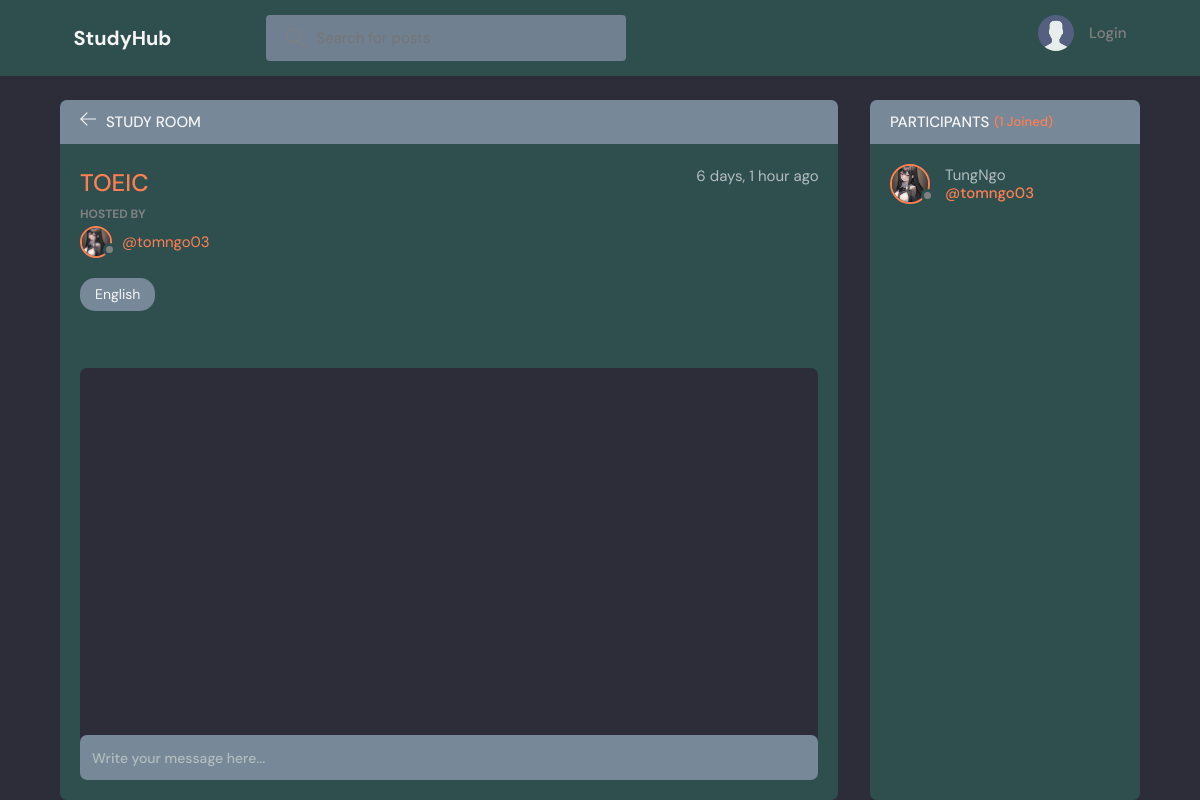
The page /room/3/ on the database as committed earlier.
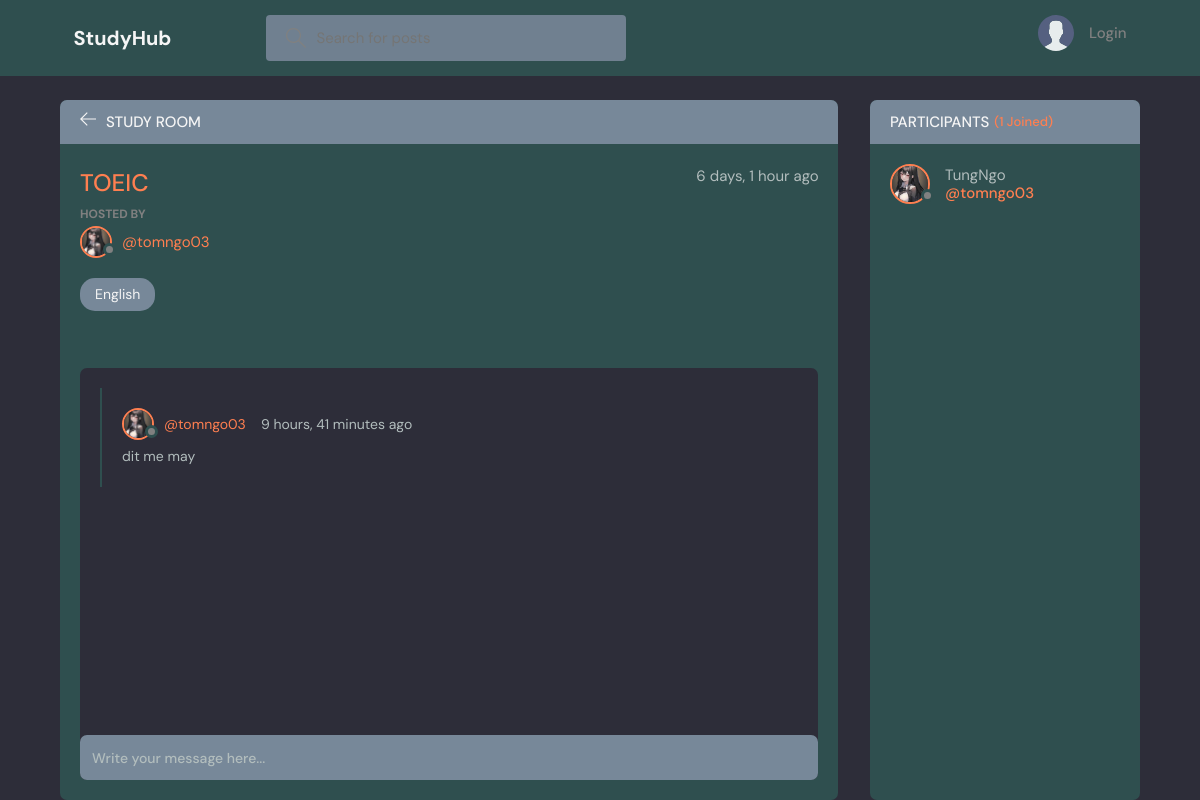
The same page on the database as committed later.
### study_project/models.py (models this page shows, shortened)
class User(AbstractUser):
    name = models.CharField(max_length=200, null=True)
    email = models.EmailField(unique=True, null=True)
    bio = models.TextField(null=True)
    avatar = models.ImageField(null=True, default="avatar.svg")
    groups = models.ManyToManyField(
        'auth.Group',
        related_name='auth_users',
        related_query_name='auth_user_set',
        blank=True,
        help_text='The groups this user belongs to. A user will get all permissions granted to each of their groups.',
        verbose_name='groups',
    )
    user_permissions = models.ManyToManyField(
        'auth.Permission',
        related_name='auth_users',
        related_query_name='auth_user_set',
        blank=True,
        help_text='Specific permissions for this user.',
        verbose_name='user permissions',
    )
    USERNAME_FIELD = 'email'
    REQUIRED_FIELDS = []

class Message(models.Model):
    user = models.ForeignKey(User, on_delete=models.CASCADE)
    room = models.ForeignKey(Room, on_delete=models.CASCADE)
    body = models.TextField()
    updated = models.DateTimeField(auto_now=True)
    created = models.DateTimeField(auto_now_add=True)
    class Meta:
        ordering = ['-updated', '-created']

### study_project/views.py (the view, shortened to what this page needs)
# urls.py: path('room/<str:pk>/', views.room, name="room"),
def room(request, pk):
    room = Room.objects.get(id=pk)
    room_messages = room.message_set.all()
    participants = room.participants.all()
    context = {'room': room, 'room_messages': room_messages,
               'participants': participants}
    return render(request, 'study_project/room.html', context)

### study_project/models.py (called while the page is built)
    def __str__(self):
        return self.name

### study_project/templates/study_project/room.html (shortened to what this page needs)
{% extends 'main.html' %}
{% block content %}
<main class="profile-page layout layout--2">
  <div class="container">
    <div class="room">
      <div class="room__top">
        <div class="room__topLeft">
          <a href="{% url 'home' %}">
            <svg version="1.1" xmlns="http://www.w3.org/2000/svg" width="32" height="32" viewBox="0 0 32 32">
              <title>arrow-left</title>
              <path
                d="M13.723 2.286l-13.723 13.714 13.719 13.714 1.616-1.611-10.96-10.96h27.625v-2.286h-27.625l10.965-10.965-1.616-1.607z">
              </path>
            </svg>
          </a>
          <h3>Study Room</h3>
        </div>
      </div>
      <div class="room__box scroll">
        <div class="room__header scroll">
          <div class="room__info">
            <h3>{{room.name}}</h3>
            <span>{{room.created|timesince}} ago</span>
          </div>
          <div class="room__hosted">
            <p>Hosted By</p>
            <a href="{% url 'user-profile' room.host.id %}" class="room__author">
              <div class="avatar avatar--small">
                <img src="{{room.host.avatar.url}}" />
              </div>
              <span>@{{room.host.username}}</span>
            </a>
          </div>
          <span class="room__topics">{{room.topic}}</span>
        </div>
        <div class="room__conversation">
          <div class="threads scroll">
            {% for message in room_messages %}
            <div class="thread">
              <div class="thread__top">
                <div class="thread__author">
                  <a href="{% url 'user-profile' message.user.id %}" class="thread__authorInfo">
                    <div class="avatar avatar--small">
                      <img src="{{message.user.avatar.url}}" />
                    </div>
                    <span>@{{message.user.username}}</span>
                  </a>
                  <span class="thread__date">{{message.created|timesince}} ago</span>
                </div>
              </div>
              <div class="thread__details">
                {{message.body}}
              </div>
            </div>
            {% endfor %}
          </div>
        </div>
      </div>
      <div class="room__message">
        <form action="" method="POST">
          <input name="body" placeholder="Write your message here..." />
        </form>
      </div>
    </div>
    <div class="participants">
      <h3 class="participants__top">Participants <span>({{participants.count}} Joined)</span></h3>
      <div class="participants__list scroll">
        {% for user in participants %}
        <a href="{%  url 'user-profile' user.id %}" class="participant">
          <div class="avatar avatar--medium">
            <img src="{{user.avatar.url}}" />
          </div>
          <p>
            {{user.name}}
            <span>@{{user.username}}</span>
          </p>
        </a>
        {% endfor %}
      </div>
    </div>
  </div>
</main>
{% endblock content %}

Rows that differ between the two databases and show on the page:
added Message: user.avatar (picture), user.username "tomngo03", created "9 hours, 41 minutes", body "dit me may"
